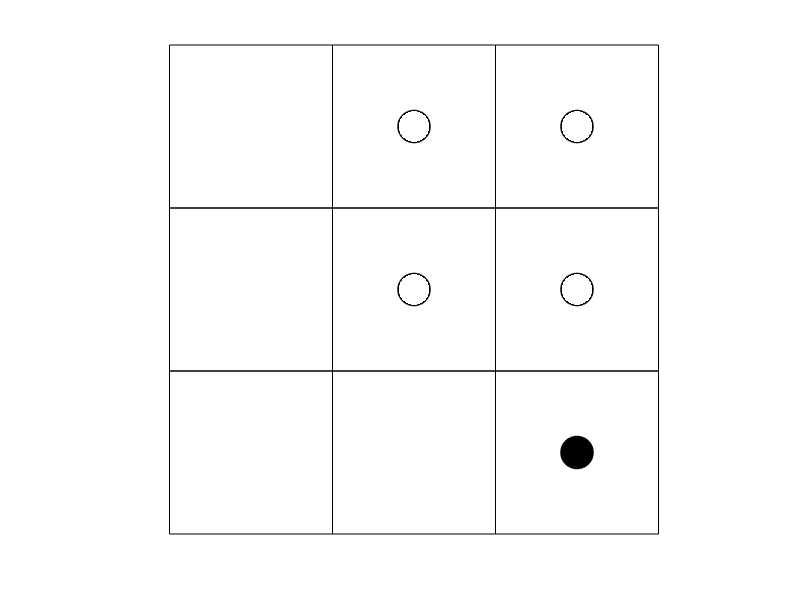

Here is the MATLAB script that generated this plot:
clear all;
clc;

%% PARAMETEREK
learningRate=0.8;      % tanulasi rata
trainingSessions=1000; % epochszam
numStates=9;           % allapotok szama
goalState=9;           % celallapot
initialState=3;        % kezdoallapot a szimulaciohoz

%% JUTALOMFUGGVENY
R=[-1  0 -1 -1 -1  -1 -1  -1  -1;
    0 -1  0 -1  0  -1 -1  -1  -1;
   -1  0 -1 -1 -1  -1 -1  -1  -1;
   -1 -1 -1 -1  0  -1  0  -1  -1;
   -1  0 -1  0 -1 100 -1  -1  -1;
   -1 -1 -1 -1  0  -1 -1  -1 100;
   -1 -1 -1 0  -1  -1 -1 100  -1;
   -1 -1 -1 -1 -1  -1  0  -1 100;
   -1 -1 -1 -1 -1   0 -1   0 100];
reward=@(from,to) R(from,to);

%% TANITAS
Q=zeros(numStates,numStates);
for ii=1:trainingSessions
    currentState=ceil(numStates*rand);
    while 1
        reachableStates=[];
        for jj=1:numStates
            if reward(currentState,jj)~=-1
                reachableStates(end+1)=jj;
            end
        end
        nextState=reachableStates(ceil(length(reachableStates)*rand));
        Q(currentState,nextState)=reward(currentState,nextState)+learningRate*max(Q(nextState,:));
        if currentState~=goalState; break; end
        currentState=nextState;
    end
end
Q=Q/max(max(Q))

%% SZIMULACIO
transitions=initialState;
while transitions(end)~=goalState
    [m,s]=max(Q(transitions(end),:));
    transitions(end+1)=s(ceil(length(s)*rand));
end
transitions

%% ANIMACIO
figure(1);
clf(1);
axis([0 3 0 3]);
axis equal off;
for ii=0:2
    for jj=0:2
        rectangle('Position',[ii jj 1 1],'FaceColor','w');
    end
end
for ii=0:2
    for jj=1:2
        if reward(ii*3+jj,ii*3+jj+1)~=-1
            rectangle('Position',[jj-0.2 2.3-ii 0.4 0.4],'FaceColor','w','EdgeColor','none');
        end
        if reward((jj-1)*3+ii+1,jj*3+ii+1)~=-1
            rectangle('Position',[ii+0.3 2.8-jj 0.4 0.4],'FaceColor','w','EdgeColor','none');
        end
    end
end
rectangle('Position',[mod((transitions(1))-1,3)+0.4 floor((9-transitions(1))/3)+0.4 0.2 0.2],'FaceColor','k','Curvature',[1 1]);
for ii=2:length(transitions)
    pause(0.5);
    rectangle('Position',[mod((transitions(ii-1))-1,3)+0.35 floor((9-transitions(ii-1))/3)+0.35 0.3 0.3],'FaceColor','w','EdgeColor','none','Curvature',[1 1]);
    rectangle('Position',[mod((transitions(ii))-1,3)+0.4 floor((9-transitions(ii))/3)+0.4 0.2 0.2],'FaceColor','k','Curvature',[1 1]);
end